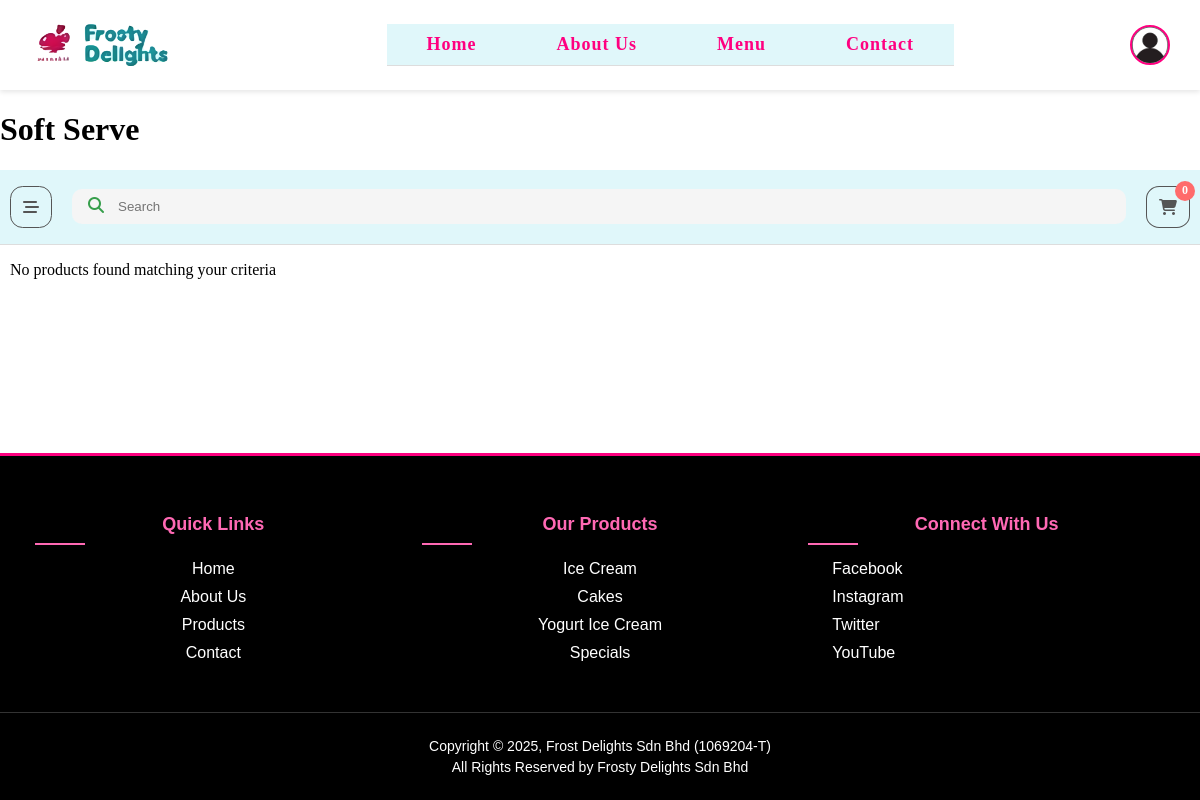
Page /modules/menu.php?category=Soft+Serve on the earlier database version.
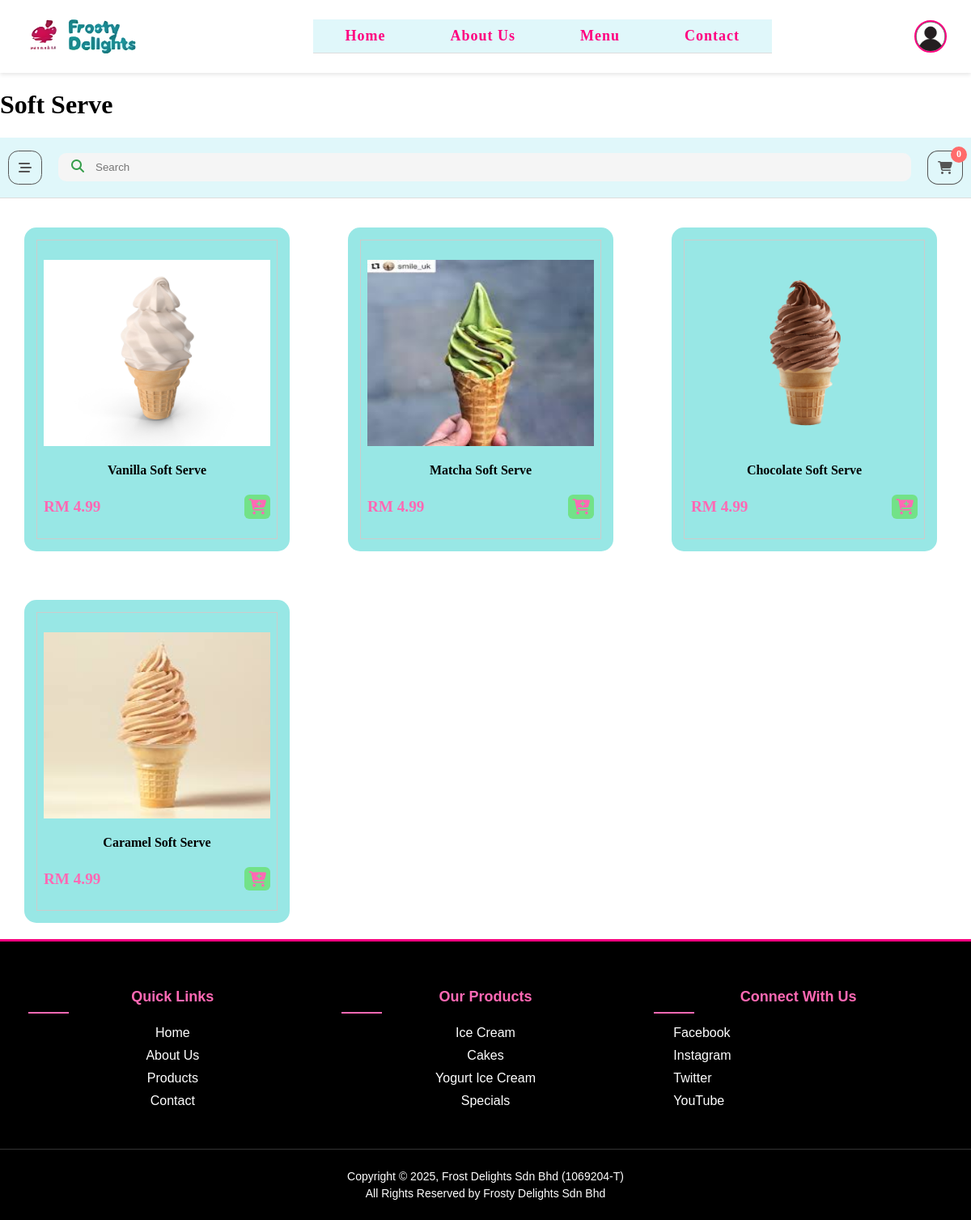
Same page on the later database version.
### tables this page shows
CREATE TABLE `product` (
  `id` char(4) NOT NULL,
  `name` varchar(100) NOT NULL,
  `category` varchar(100) NOT NULL,
  `Flavour` varchar(20) NOT NULL,
  `price` decimal(4,2) NOT NULL,
  `photo` varchar(100) NOT NULL,
  `Description` varchar(200) NOT NULL,
  `quantity` int(11) NOT NULL,
  `availability` tinyint(1) NOT NULL
);

### modules/menu.php (the view, shortened to what this page needs)
<?php
require '../base.php';
$search = isset($_GET['search']) ? trim($_GET['search']) : '';
$category = isset($_GET['category']) ? trim($_GET['category']) : '';
if (!empty($search) && !empty($category)) {
    $stmt = $_db->prepare('SELECT * FROM assignment.product WHERE name LIKE ? AND category = ?');
    $stmt->execute(['%' . $search . '%', $category]);
    $arr = $stmt->fetchAll(PDO::FETCH_OBJ);
} elseif (!empty($search)) {
    $stmt = $_db->prepare('SELECT * FROM assignment.product WHERE name LIKE ?');
    $stmt->execute(['%' . $search . '%']);
    $arr = $stmt->fetchAll(PDO::FETCH_OBJ);
} elseif (!empty($category)) {
    $stmt = $_db->prepare('SELECT * FROM assignment.product WHERE category = ?');
    $stmt->execute([$category]);
    $arr = $stmt->fetchAll(PDO::FETCH_OBJ);
} else {
    $stmt = $_db->query('SELECT * FROM assignment.product');
    $arr = $stmt->fetchAll(PDO::FETCH_OBJ);
}
include '../header.php';
$categoryName = "All Products";
if (!empty($category)) {
    $categoryName = $category;
}
?>
<h1><?= $categoryName ?></h1>
<nav class="menu">
    <div class="menu-bar" id="category-menu-toggle">
        <i class="fa-solid fa-bars-staggered"></i>
    </div>
    <div class="search-box">
        <i class="fa-solid fa-magnifying-glass"></i>
        <input type="text" id="product-search" placeholder="Search" value="<?= htmlspecialchars($search) ?>"/>
    </div>
    <div class="cart">
        <i class="fa-solid fa-cart-shopping"></i>
        <span>0</span>
    </div>
</nav>
<div class="product-grid">
    <?php if (!empty($arr)): ?>
        <?php foreach ($arr as $product): ?>
        <div class="product_class">
            <div class="product" data-name="<?= $product->id ?>">
                <img src="/images/<?= $product->photo ?>">
                <h4 class="product-name"><?= $product->name?></h4>
                <div class="product-price">
                    <div class="price">RM <?= $product->price?></div>
                    <i class="fa-solid fa-cart-plus"></i>
                </div>
            </div>
        </div>
        <?php endforeach; ?>
    <?php else: ?>
        <div class="no-products">No products found matching your criteria</div>
    <?php endif; ?>
</div>
<?php
include '../footer.php';
?>

Differences in the rows shown:
added product: photo (picture), name "Vanilla Soft Serve", price "4.99"
added product: photo (picture), name "Matcha Soft Serve", price "4.99"
added product: photo (picture), name "Chocolate Soft Serve", price "4.99"
added product: photo (picture), name "Caramel Soft Serve", price "4.99"
Other differences:
text no longer shown: "No products found matching your criteria"
